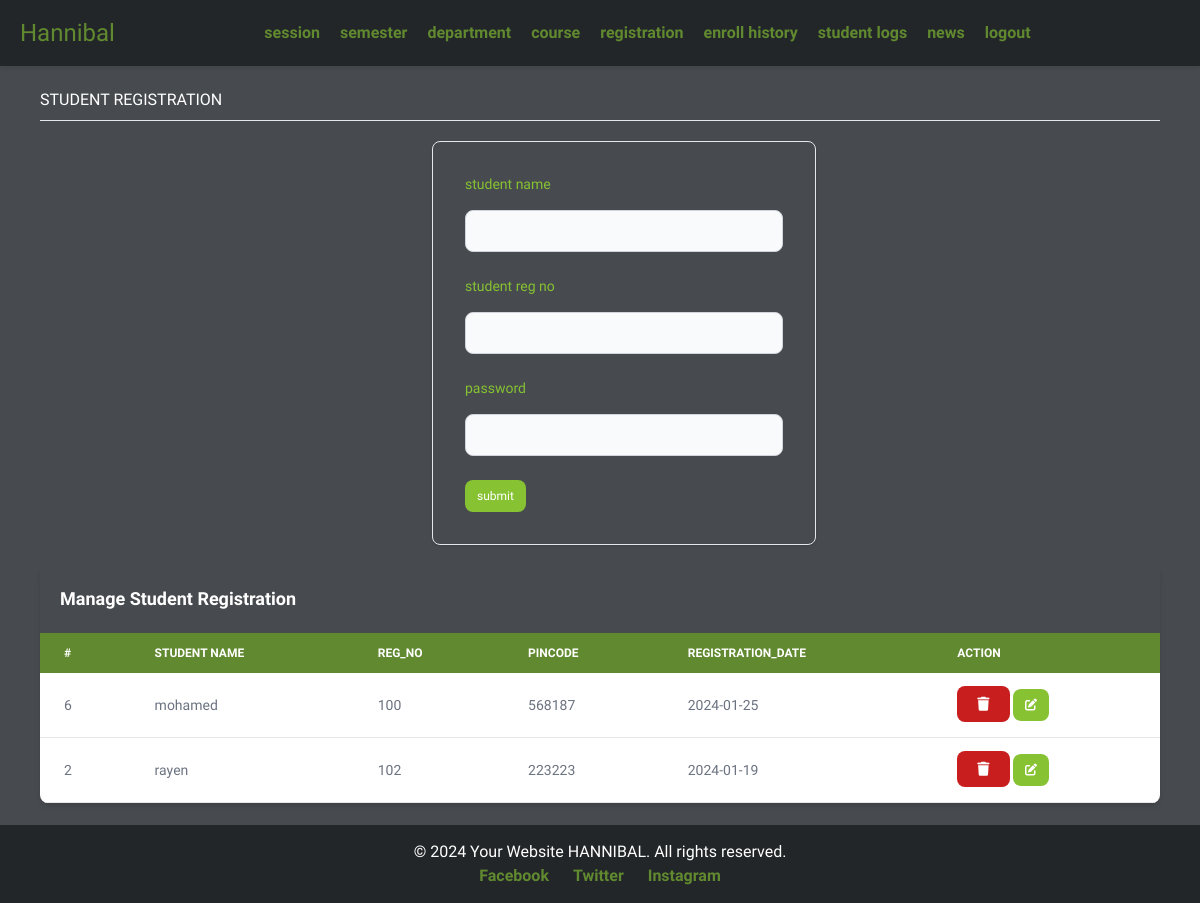
The page /admin/registration.php (signed in) on the database its author committed.
### tables this page shows
CREATE TABLE `registrations` (
  `id` int(11) NOT NULL,
  `student_name` varchar(255) NOT NULL,
  `reg_no` varchar(20) NOT NULL,
  `password` varchar(255) NOT NULL,
  `registration_date` timestamp NOT NULL DEFAULT current_timestamp(),
  `pincode` varchar(255) DEFAULT NULL,
  `login_date` datetime DEFAULT NULL,
  `logout_date` datetime DEFAULT NULL
);

### admin/registration.php (the view, shortened to what this page needs)
<!DOCTYPE html>
<html lang="en">
<head>
    <link href="https://cdnjs.cloudflare.com/ajax/libs/flowbite/2.2.1/flowbite.min.css" rel="stylesheet" />
    <link rel="stylesheet" href="https://cdnjs.cloudflare.com/ajax/libs/font-awesome/6.5.1/css/all.min.css" />
</head>
<body>
    <?php
    include("../navbar/navbar.php");
    include("../database.php");
    ?>
  <div class="content  ">
        <div class="title">
            <h5>STUDENT REGISTRATION</h5>
            <hr class="mt-2">
    </div>
    <div class="form">
        <div style="background-color: #474B4F;" class=" mt-5 w-full max-w-sm p-4 bg-white border border-gray-200 rounded-lg shadow sm:p-6 md:p-8 dark:bg-gray-800 dark:border-gray-700">
        <form  method="post">
                        <div class="mb-6">
                            <label for="session"  class="block mb-4 text-sm font-medium text-gray-900 dark:text-white" style="color: #86c232;"> student name </label>
                            <input required type="text" name="student_name" id="small-input" class="block w-full p-2 text-gray-900 border border-gray-300 rounded-lg bg-gray-50 sm:text-xs focus:ring-blue-500 focus:border-blue-500 dark:bg-gray-700 dark:border-gray-600 dark:placeholder-gray-400 dark:text-white dark:focus:ring-blue-500 dark:focus:border-blue-500">
                        </div>
                        <div class="mb-6">
                            <label for="session"  class="block mb-4 text-sm font-medium text-gray-900 dark:text-white" style="color: #86c232;"> student reg no </label>
                            <input required type="text" name="reg_no" id="small-input" class="block w-full p-2 text-gray-900 border border-gray-300 rounded-lg bg-gray-50 sm:text-xs focus:ring-blue-500 focus:border-blue-500 dark:bg-gray-700 dark:border-gray-600 dark:placeholder-gray-400 dark:text-white dark:focus:ring-blue-500 dark:focus:border-blue-500">
                        </div>
                        <div class="mb-6">
                            <label for="session"  class="block mb-4 text-sm font-medium text-gray-900 dark:text-white" style="color: #86c232;"> password </label>
                            <input required type="password" name="password" id="small-input" class="block w-full p-2 text-gray-900 border border-gray-300 rounded-lg bg-gray-50 sm:text-xs focus:ring-blue-500 focus:border-blue-500 dark:bg-gray-700 dark:border-gray-600 dark:placeholder-gray-400 dark:text-white dark:focus:ring-blue-500 dark:focus:border-blue-500">
                        </div>
                        <button type="submit" name="submit" style="background-color: #86c232; color:white" class="px-3 py-2 text-xs font-medium text-center text-white bg-blue-700 rounded-lg hover:bg-blue-800 focus:ring-4 focus:outline-none focus:ring-blue-300 dark:bg-blue-600 dark:hover:bg-blue-700 dark:focus:ring-blue-800">submit</button>
                    </form>
        </div>
    </div>
    <div>
<div  class="relative overflow-x-auto shadow-md sm:rounded-lg mt-5">
    <table style="" class="w-full text-sm text-left rtl:text-right text-gray-500 dark:text-gray-400">
        <caption  style="background-color: #474B4F; color:white;" class=" p-5 text-lg font-semibold text-left rtl:text-right text-gray-900 bg-white dark:text-white dark:bg-gray-800">
            Manage Student Registration
        </caption>
        <thead  style="background-color: #61892f;" class="text-xs text-white uppercase bg-gray-500  dark:bg-gray-700 dark:text-gray-400">
            <tr>
                <th  scope="col" class="px-6 py-3">
                    #
                </th>
                <th  scope="col" class="px-6 py-3">
                student name
                </th>
                <th  scope="col" class="px-6 py-3">
                reg_no
                </th>
                <th  scope="col" class="px-6 py-3">
                    pincode
                </th>
                <th  scope="col" class="px-6 py-3">
                registration_date
                </th>
                    <th  scope="col" class="px-6 py-3">
                    action
                </th>
            </tr>
        </thead>
        <tbody>
        <?php
$result = $conn->query("SELECT * FROM registrations ORDER BY ID DESC");
while ($row = $result->fetch_assoc()) {
    ?>
    <tr class="bg-white border-b dark:bg-gray-800 dark:border-gray-700">
        <td class="px-6 py-4">
            <?php print $row["id"]; ?>
        </td>
        <td class="px-6 py-4 ">
            <?php print $row["student_name"]; ?>
        </td>
        <td class="px-6 py-4 ">
            <?php print $row['reg_no'];?>
        </td>
        <td class="px-6 py-4 ">
            <?php print $row['pincode'];?>
        </td>
        <td class="px-6 py-4 ">
            <?php print date('Y-m-d', strtotime($row['registration_date']));?>
        </td>
        <td class="px-6 py-4 text-left">
            <a  onclick="confirm('Are you sure?');" href="./deleteRegistration.php?id=<?php  print $row["id"]; ?>" class="text-white bg-red-700 hover:bg-red-800 focus:ring-4 focus:ring-red-300 font-medium rounded-lg text-sm px-5 py-2.5 dark:bg-red-600 dark:hover:bg-red-700 focus:outline-none dark:focus:ring-red-800"><i class="fa-sharp fa-solid fa-trash"></i></a>
            <button data-modal-target="authentication-modal" data-modal-toggle="authentication-modal" data-id="<?php echo $row['id']; ?>" data-sName="<?php print $row['student_name'];?>"  data-reg="<?php print $row['reg_no'];?>"  data-pincode=" <?php print  $row['pincode'];?>" data-password=" <?php print  $row['password'];?>" style="background-color: #86c232; color:white" class="px-3 py-2 text-xs font-medium text-center text-white bg-blue-700 rounded-lg hover:bg-blue-800 focus:ring-4 focus:outline-none focus:ring-blue-300 dark:bg-blue-600 dark:hover:bg-blue-700 dark:focus:ring-blue-800"><i class="fas fa-edit"></i></button>
        </td>
    <?php
}
?>
            </tr>
        </tbody>
    </table>
</div>
    </div>
</div>
    <?php
    include("../footer/footer.php");
    ?>
</body>
</html>

### navbar/navbar.css (style rules this page uses)
body { margin: 0; padding: 0; font-family: 'Playpen Sans', cursiv; background-color: #474B4F; color: #fff; }
.content { padding: 22px 40px; }

### admin/registration.php (style rules this page uses)
body { min-height: 100vh; display: flex; flex-direction: column; }
.content { padding: 22px 40px; }
.form { width: 35%; margin-left:35%; }

### rows shown on the page
registrations: id "6", student_name "mohamed", reg_no "100", pincode "568187", registration_date "2024-01-25"
registrations: id "2", student_name "rayen", reg_no "102", pincode "223223", registration_date "2024-01-19"
